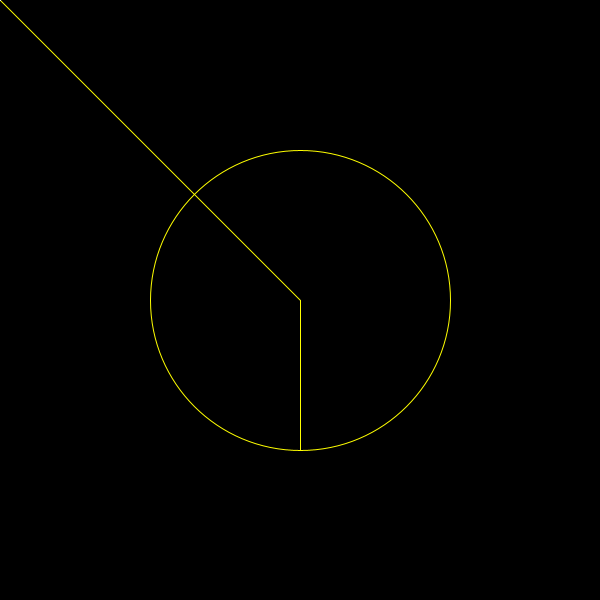
Frame 1 (no input)
Frame 60 (the mouse pressed at the canvas centre just before this capture): identical to frame 1, image omitted
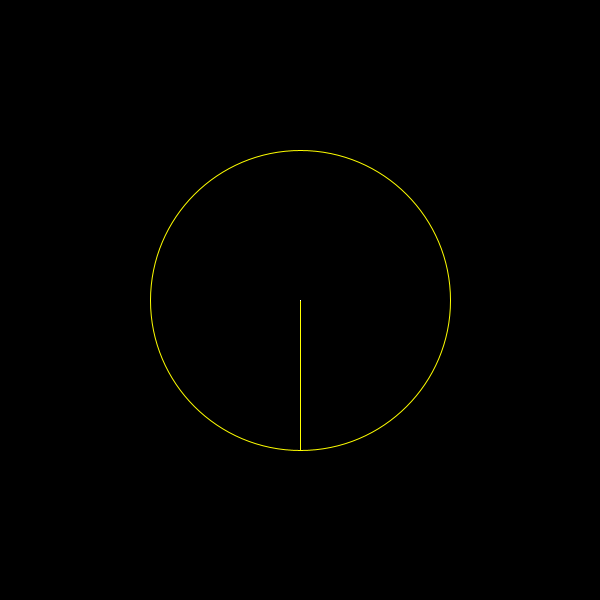
Frame 120 (the mouse held since frame 60 and released just before this capture)

The Processing sketch that drew these frames (run headless with seeded random() and noise(); from frame 60 on, the mouse is pressed at the canvas centre):

// Processing sketch: processing_86125
// ── processing_86125.pde

int numLevels = 200;
Branch branch1;

void setup() {
  size(600,600);
  
  Segment firstSegment = new Segment(width/2, height/2 + height/4, width/2, height/2);
  branch1 = new Branch();
  branch1.setFirstSegment(firstSegment);
}

void draw() {
  background(0);
  stroke(255,255,0);
  
  branch1.makeNewSecondSegment(mouseX, mouseY);
  branch1.calcBranch();

  branch1.getFirstSegment().draw();
  branch1.getSecondSegment().draw();
  
  noFill();
  float diameter = branch1.getFirstSegment().getLength() * 2;
  ellipse(width/2, height/2, diameter, diameter);

  stroke(255);
  drawSegments(branch1, branch1.getSecondSegment(), numLevels);
}

void drawSegments(Branch branch1, Segment lastSegment, int level) {
  Segment nextSegment = branch1.getNextSegment(lastSegment);
  nextSegment.draw();

  if (level > 0) drawSegments(branch1,nextSegment, level - 1);  
} 


class Branch {
  private float branchChangeInLength;
  private float branchChangeInAngle;

  private Segment firstSegment;
  private Segment secondSegment;

  void setFirstSegment(Segment newFirstSegment) {
    firstSegment = newFirstSegment;  
  }
  
  Segment getFirstSegment() {
    return firstSegment;  
  }
  
  Segment getSecondSegment() {
    return secondSegment;
  }

  void setSecondSegment(Segment newSecondSegment) {
    secondSegment = newSecondSegment;  
  }

  void makeNewSecondSegment(float x, float y) {
    setSecondSegment(firstSegment.makeNewSegmentTo(x,y));  
  }

  void calcBranch() {
    branchChangeInLength = secondSegment.getLength() / firstSegment.getLength();
    branchChangeInAngle = secondSegment.getAngle() - firstSegment.getAngle();
  }

  Segment getNextSegment(Segment lastSegment) {
    float newLength = lastSegment.getLength() * branchChangeInLength;
    float newAngle = lastSegment.getAngle() + branchChangeInAngle;
    float newStartX = lastSegment.endX;
    float newStartY = lastSegment.endY;
    float newEndX = newStartX + cos(newAngle) * newLength;
    float newEndY = newStartY + sin(newAngle) * newLength;

    return new Segment(newStartX, newStartY, newEndX, newEndY);
  }

}


class Segment {
  private float startX, startY, endX, endY;
  
  public Segment(float startX, float startY, float endX, float endY) {
    this.startX = startX;
    this.startY = startY;
    this.endX = endX;
    this.endY = endY;   
  }
  
  float getLength() {
    return sqrt(sq(endX - startX) + sq(endY - startY));
  }  
  
  float getAngle() {
    return atan2(endY-startY, endX-startX);  
  }
  
  Segment makeNewSegmentTo(float x, float y) {
    return new Segment(endX, endY, x, y);  
  }
  
  void draw() {
    line(startX, startY, endX, endY);  
  }
  
}
